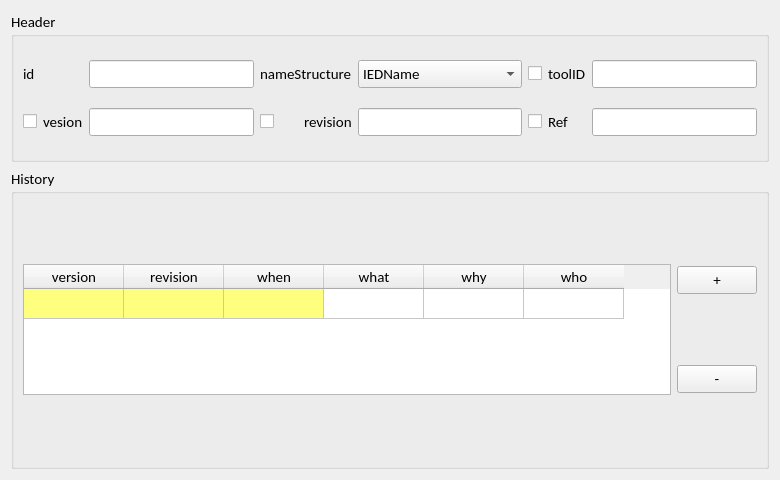
<?xml version="1.0" encoding="UTF-8"?>
<ui version="4.0">
 <class>icdHeaderPage</class>
 <widget class="QWidget" name="icdHeaderPage">
  <property name="geometry">
   <rect>
    <x>0</x>
    <y>0</y>
    <width>780</width>
    <height>480</height>
   </rect>
  </property>
  <property name="sizePolicy">
   <sizepolicy hsizetype="Preferred" vsizetype="Fixed">
    <horstretch>0</horstretch>
    <verstretch>0</verstretch>
   </sizepolicy>
  </property>
  <property name="maximumSize">
   <size>
    <width>800</width>
    <height>600</height>
   </size>
  </property>
  <property name="windowTitle">
   <string>Form</string>
  </property>
  <layout class="QVBoxLayout" name="verticalLayout" stretch="1,2">
   <item>
    <widget class="QGroupBox" name="headerGroupBox">
     <property name="font">
      <font>
       <family>Calibri</family>
       <pointsize>11</pointsize>
      </font>
     </property>
     <property name="title">
      <string>Header</string>
     </property>
     <layout class="QGridLayout" name="gridLayout">
      <item row="0" column="7">
       <widget class="QLabel" name="headerToolIdLabel">
        <property name="font">
         <font>
          <family>Calibri</family>
          <pointsize>11</pointsize>
         </font>
        </property>
        <property name="text">
         <string>toolID</string>
        </property>
        <property name="buddy">
         <cstring>headerToolIdText</cstring>
        </property>
       </widget>
      </item>
      <item row="0" column="6">
       <widget class="QCheckBox" name="headerToolIdCheckBox">
        <property name="text">
         <string/>
        </property>
       </widget>
      </item>
      <item row="0" column="5">
       <widget class="QComboBox" name="headerNameStructureCombo">
        <item>
         <property name="text">
          <string>IEDName</string>
         </property>
        </item>
        <item>
         <property name="text">
          <string>FuncName</string>
         </property>
        </item>
       </widget>
      </item>
      <item row="0" column="3" colspan="2">
       <widget class="QLabel" name="headerNameStructureLabel">
        <property name="text">
         <string>nameStructure</string>
        </property>
        <property name="buddy">
         <cstring>headerNameStructureCombo</cstring>
        </property>
       </widget>
      </item>
      <item row="0" column="2">
       <widget class="QLineEdit" name="headerIdText"/>
      </item>
      <item row="0" column="0">
       <widget class="QLabel" name="headerIdLabel">
        <property name="font">
         <font>
          <family>Calibri</family>
          <weight>50</weight>
          <bold>false</bold>
         </font>
        </property>
        <property name="text">
         <string>id</string>
        </property>
        <property name="buddy">
         <cstring>headerIdText</cstring>
        </property>
       </widget>
      </item>
      <item row="1" column="3">
       <widget class="QCheckBox" name="headerRevisionCheckBox">
        <property name="text">
         <string/>
        </property>
       </widget>
      </item>
      <item row="0" column="8">
       <widget class="QLineEdit" name="headerToolIdText"/>
      </item>
      <item row="1" column="5">
       <widget class="QLineEdit" name="headerRevisionText"/>
      </item>
      <item row="1" column="6">
       <widget class="QCheckBox" name="headerRefCheckBox">
        <property name="text">
         <string/>
        </property>
       </widget>
      </item>
      <item row="1" column="8">
       <widget class="QLineEdit" name="headerRefText"/>
      </item>
      <item row="1" column="7">
       <widget class="QLabel" name="headerRefLabel">
        <property name="text">
         <string>Ref</string>
        </property>
        <property name="buddy">
         <cstring>headerRefText</cstring>
        </property>
       </widget>
      </item>
      <item row="1" column="4">
       <widget class="QLabel" name="headerRevisionLabel">
        <property name="text">
         <string>revision</string>
        </property>
        <property name="buddy">
         <cstring>headerRevisionText</cstring>
        </property>
       </widget>
      </item>
      <item row="1" column="0">
       <widget class="QCheckBox" name="headerVersionCheckBox">
        <property name="text">
         <string/>
        </property>
       </widget>
      </item>
      <item row="1" column="2">
       <widget class="QLineEdit" name="headerVersionText"/>
      </item>
      <item row="1" column="1">
       <widget class="QLabel" name="headerVersionLabel">
        <property name="text">
         <string>vesion</string>
        </property>
        <property name="buddy">
         <cstring>headerVersionText</cstring>
        </property>
       </widget>
      </item>
     </layout>
    </widget>
   </item>
   <item>
    <widget class="QGroupBox" name="historyGroupBox">
     <property name="sizePolicy">
      <sizepolicy hsizetype="Preferred" vsizetype="Preferred">
       <horstretch>0</horstretch>
       <verstretch>0</verstretch>
      </sizepolicy>
     </property>
     <property name="font">
      <font>
       <family>Calibri</family>
       <pointsize>11</pointsize>
      </font>
     </property>
     <property name="title">
      <string>History</string>
     </property>
     <layout class="QGridLayout" name="gridLayout_2">
      <item row="0" column="0" rowspan="2">
       <widget class="QTableWidget" name="hitemTableWidget">
        <property name="sizePolicy">
         <sizepolicy hsizetype="Expanding" vsizetype="Expanding">
          <horstretch>0</horstretch>
          <verstretch>6</verstretch>
         </sizepolicy>
        </property>
        <attribute name="verticalHeaderVisible">
         <bool>false</bool>
        </attribute>
        <row>
         <property name="text">
          <string>新建行</string>
         </property>
        </row>
        <column>
         <property name="text">
          <string>version</string>
         </property>
         <property name="font">
          <font>
           <weight>50</weight>
           <bold>false</bold>
          </font>
         </property>
         <property name="background">
          <color>
           <red>255</red>
           <green>255</green>
           <blue>127</blue>
          </color>
         </property>
         <property name="foreground">
          <brush brushstyle="SolidPattern">
           <color alpha="255">
            <red>0</red>
            <green>0</green>
            <blue>0</blue>
           </color>
          </brush>
         </property>
        </column>
        <column>
         <property name="text">
          <string>revision</string>
         </property>
         <property name="background">
          <color>
           <red>255</red>
           <green>255</green>
           <blue>127</blue>
          </color>
         </property>
        </column>
        <column>
         <property name="text">
          <string>when</string>
         </property>
         <property name="background">
          <color>
           <red>255</red>
           <green>255</green>
           <blue>127</blue>
          </color>
         </property>
        </column>
        <column>
         <property name="text">
          <string>what</string>
         </property>
        </column>
        <column>
         <property name="text">
          <string>why</string>
         </property>
        </column>
        <column>
         <property name="text">
          <string>who</string>
         </property>
        </column>
        <item row="0" column="0">
         <property name="text">
          <string/>
         </property>
         <property name="background">
          <brush brushstyle="SolidPattern">
           <color alpha="255">
            <red>255</red>
            <green>255</green>
            <blue>127</blue>
           </color>
          </brush>
         </property>
        </item>
        <item row="0" column="1">
         <property name="text">
          <string/>
         </property>
         <property name="background">
          <brush brushstyle="SolidPattern">
           <color alpha="255">
            <red>255</red>
            <green>255</green>
            <blue>127</blue>
           </color>
          </brush>
         </property>
        </item>
        <item row="0" column="2">
         <property name="text">
          <string/>
         </property>
         <property name="background">
          <brush brushstyle="SolidPattern">
           <color alpha="255">
            <red>255</red>
            <green>255</green>
            <blue>127</blue>
           </color>
          </brush>
         </property>
        </item>
       </widget>
      </item>
      <item row="0" column="1">
       <widget class="QPushButton" name="addHitemButton">
        <property name="text">
         <string>+</string>
        </property>
       </widget>
      </item>
      <item row="1" column="1">
       <widget class="QPushButton" name="deleteHitemButton">
        <property name="text">
         <string>-</string>
        </property>
       </widget>
      </item>
     </layout>
    </widget>
   </item>
  </layout>
 </widget>
 <resources/>
 <connections/>
</ui>
